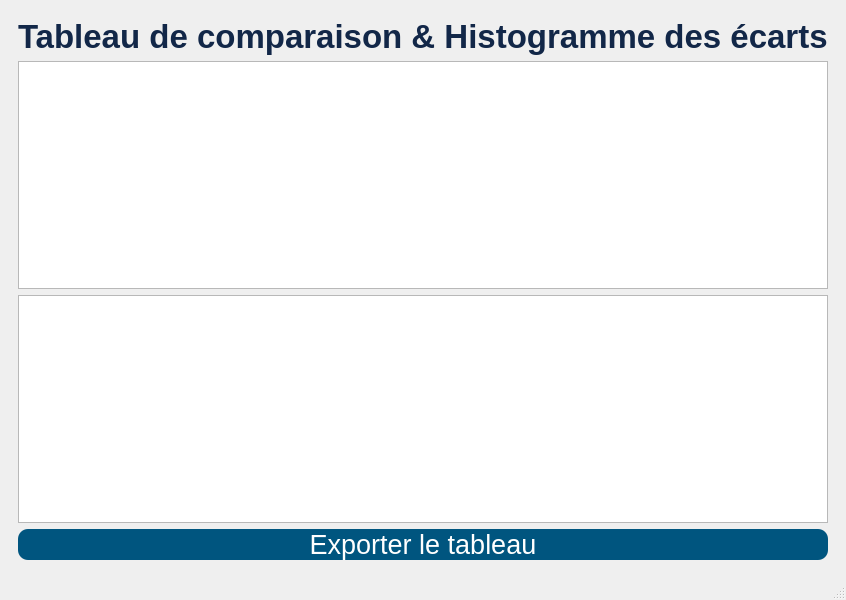
<?xml version="1.0" encoding="UTF-8"?>
<ui version="4.0">
 <class>MainWindow</class>
 <widget class="QMainWindow" name="MainWindow">
  <property name="geometry">
   <rect>
    <x>0</x>
    <y>0</y>
    <width>800</width>
    <height>600</height>
   </rect>
  </property>
  <property name="windowTitle">
   <string>MainWindow</string>
  </property>
  <widget class="QWidget" name="centralwidget">
   <layout class="QGridLayout" name="gridLayout_2">
    <item row="0" column="0">
     <widget class="QWidget" name="widget" native="true">
      <layout class="QGridLayout" name="gridLayout">
       <item row="0" column="0">
        <widget class="QLabel" name="label">
         <property name="font">
          <font>
           <pointsize>25</pointsize>
           <weight>75</weight>
           <bold>true</bold>
          </font>
         </property>
         <property name="styleSheet">
          <string notr="true">color: rgb(18, 39, 72);
</string>
         </property>
         <property name="text">
          <string>Tableau de comparaison &amp; Histogramme des écarts</string>
         </property>
        </widget>
       </item>
       <item row="1" column="0">
        <widget class="QTableView" name="tableView"/>
       </item>
       <item row="2" column="0">
        <widget class="QGraphicsView" name="graphicsView"/>
       </item>
       <item row="3" column="0">
        <widget class="QPushButton" name="pushButton">
         <property name="font">
          <font>
           <pointsize>20</pointsize>
          </font>
         </property>
         <property name="styleSheet">
          <string notr="true">

QPushButton {
    border-radius: 10px; 
color: rgb(255, 255, 255);
	background-color: rgb(0, 85, 127);

}

QPushButton:hover {
background-color: rgb(170, 0, 0);
}


QPushButton:pressed {
    background-color: rgb(0, 0, 0);
}</string>
         </property>
         <property name="text">
          <string>Exporter le tableau</string>
         </property>
        </widget>
       </item>
      </layout>
     </widget>
    </item>
   </layout>
  </widget>
  <widget class="QMenuBar" name="menubar">
   <property name="geometry">
    <rect>
     <x>0</x>
     <y>0</y>
     <width>800</width>
     <height>18</height>
    </rect>
   </property>
  </widget>
  <widget class="QStatusBar" name="statusbar"/>
 </widget>
 <resources/>
 <connections/>
</ui>
